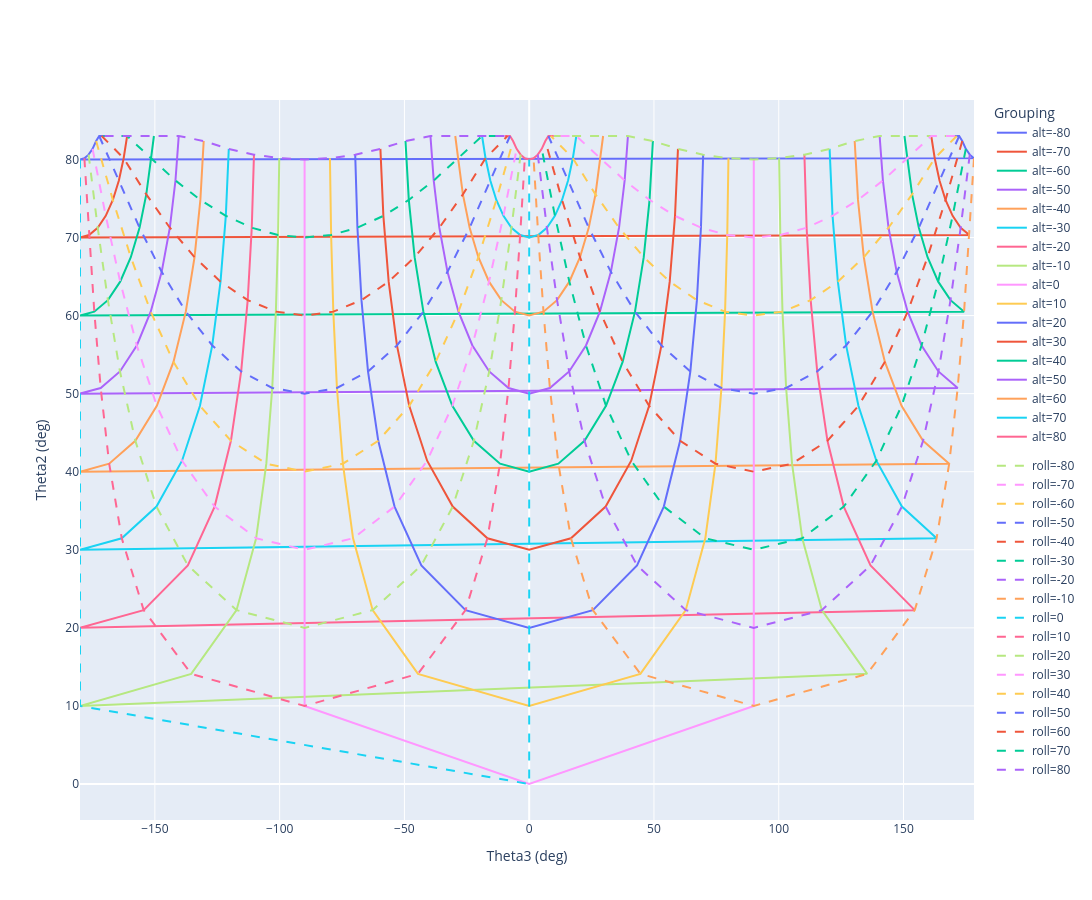

Source (notebook cell):
### Markdown cell above
# Altitude and Roll isobars in the Theta2/Theta3 space

### Code cell
fig = go.Figure()

# --- SOLID LINES: grouped by alt ---
for val in d["i_alt"].unique():
    df_sub = d[d["i_alt"] == val]
    fig.add_trace(
        go.Scatter(x=df_sub["i_theta3"], y=df_sub["i_theta2"], name=f"alt={val}",
            mode="lines", line=dict(dash="solid"), legendgroup="alt", showlegend=True)
    )

# --- DASHED LINES: grouped by roll ---
for val in d["i_roll"].unique():
    df_sub = d[d["i_roll"] == val]
    fig.add_trace(
        go.Scatter(x=df_sub["i_theta3"], y=df_sub["i_theta2"], name=f"roll={val}",
            mode="lines", line=dict(dash="dash"), legendgroup="roll", showlegend=True)
    )

fig.update_layout(
    height=900, width=1600, xaxis_title="Theta3 (deg)", yaxis_title="Theta2 (deg)", legend_title_text="Grouping"
)

fig.show()

### Figure 1 — Plotly figure (JSON) as saved in the notebook; plotly's stock layout.template omitted (floating-point values rounded to 4 significant figures)
{"data": [{"legendgroup": "alt", "line": {"dash": "solid"}, "mode": "lines", "name": "alt=-80", "showlegend": true, "type": "scatter", "x": [170.1, 170.6, 171.3, 172.3, 173.5, 175.0, 176.5, 178.2, -180.0, -178.2, -176.5, -175.0, -173.5, -172.3, -171.3, -170.6, -170.1], "y": [83.0, 83.0, 83.0, 83.0, 82.36, 81.35, 80.61, 80.15, 80.0, 80.15, 80.61, 81.35, 82.36, 83.0, 83.0, 83.0, 83.0]}, {"legendgroup": "alt", "line": {"dash": "solid"}, "mode": "lines", "name": "alt=-70", "showlegend": true, "type": "scatter", "x": [160.3, 161.1, 162.5, 164.4, 166.8, 169.7, 172.9, 176.4, -180.0, -176.4, -172.9, -169.7, -166.8, -164.4, -162.5, -161.1, -160.3], "y": [83.0, 83.0, 80.15, 77.3, 74.81, 72.77, 71.25, 70.32, 70.0, 70.32, 71.25, 72.77, 74.81, 77.3, 80.15, 83.0, 83.0]}, {"legendgroup": "alt", "line": {"dash": "solid"}, "mode": "lines", "name": "alt=-60", "showlegend": true, "type": "scatter", "x": [150.4, 151.5, 153.4, 156.1, 159.6, 163.9, 168.8, 174.3, -180.0, -174.3, -168.8, -163.9, -159.6, -156.1, -153.4, -151.5, -150.4], "y": [83.0, 80.15, 75.52, 71.25, 67.48, 64.34, 61.98, 60.5, 60.0, 60.5, 61.98, 64.34, 67.48, 71.25, 75.52, 80.15, 83.0]}, {"legendgroup": "alt", "line": {"dash": "solid"}, "mode": "lines", "name": "alt=-50", "showlegend": true, "type": "scatter", "x": [140.4, 141.7, 144.0, 147.3, 151.7, 157.2, 164.0, 171.7, -180.0, -171.7, -164.0, -157.2, -151.7, -147.3, -144.0, -141.7, -140.4], "y": [83.0, 77.3, 71.25, 65.6, 60.5, 56.17, 52.84, 50.73, 50.0, 50.73, 52.84, 56.17, 60.5, 65.6, 71.25, 77.3, 83.0]}, {"legendgroup": "alt", "line": {"dash": "solid"}, "mode": "lines", "name": "alt=-40", "showlegend": true, "type": "scatter", "x": [130.4, 131.8, 134.1, 137.6, 142.5, 149.2, 157.8, 168.3, -180.0, -168.3, -157.8, -149.2, -142.5, -137.6, -134.1, -131.8, -130.4], "y": [82.36, 74.81, 67.48, 60.5, 54.07, 48.44, 43.96, 41.03, 40.0, 41.03, 43.96, 48.44, 54.07, 60.5, 67.48, 74.81, 82.36]}, {"legendgroup": "alt", "line": {"dash": "solid"}, "mode": "lines", "name": "alt=-30", "showlegend": true, "type": "scatter", "x": [120.4, 121.6, 123.7, 127.0, 131.9, 139.1, 149.4, 163.3, -180.0, -163.3, -149.4, -139.1, -131.9, -127.0, -123.7, -121.6, -120.4], "y": [81.35, 72.77, 64.34, 56.17, 48.44, 41.41, 35.53, 31.47, 30.0, 31.47, 35.53, 41.41, 48.44, 56.17, 64.34, 72.77, 81.35]}, {"legendgroup": "alt", "line": {"dash": "solid"}, "mode": "lines", "name": "alt=-20", "showlegend": true, "type": "scatter", "x": [110.3, 111.2, 112.8, 115.4, 119.5, 126.1, 136.8, 154.5, -180.0, -154.5, -136.8, -126.1, -119.5, -115.4, -112.8, -111.2, -110.3], "y": [80.61, 71.25, 61.98, 52.84, 43.96, 35.53, 27.99, 22.27, 20.0, 22.27, 27.99, 35.53, 43.96, 52.84, 61.98, 71.25, 80.61]}, {"legendgroup": "alt", "line": {"dash": "solid"}, "mode": "lines", "name": "alt=-10", "showlegend": true, "type": "scatter", "x": [100.2, 100.6, 101.5, 103.0, 105.3, 109.4, 117.3, 135.4, -180.0, -135.4, -117.3, -109.4, -105.3, -103.0, -101.5, -100.6, -100.2], "y": [80.15, 70.32, 60.5, 50.73, 41.03, 31.47, 22.27, 14.11, 10.0, 14.11, 22.27, 31.47, 41.03, 50.73, 60.5, 70.32, 80.15]}, {"legendgroup": "alt", "line": {"dash": "solid"}, "mode": "lines", "name": "alt=0", "showlegend": true, "type": "scatter", "x": [90.0, 90.0, 90.0, 90.0, 90.0, 90.0, 90.0, 90.0, 0.0, -90.0, -90.0, -90.0, -90.0, -90.0, -90.0, -90.0, -90.0], "y": [80.0, 70.0, 60.0, 50.0, 40.0, 30.0, 20.0, 10.0, 0.0, 10.0, 20.0, 30.0, 40.0, 50.0, 60.0, 70.0, 80.0]}, {"legendgroup": "alt", "line": {"dash": "solid"}, "mode": "lines", "name": "alt=10", "showlegend": true, "type": "scatter", "x": [79.85, 79.37, 78.49, 77.04, 74.66, 70.57, 62.73, 44.56, 0.0, -44.56, -62.73, -70.57, -74.66, -77.04, -78.49, -79.37, -79.85], "y": [80.15, 70.32, 60.5, 50.73, 41.03, 31.47, 22.27, 14.11, 10.0, 14.11, 22.27, 31.47, 41.03, 50.73, 60.5, 70.32, 80.15]}, {"legendgroup": "alt", "line": {"dash": "solid"}, "mode": "lines", "name": "alt=20", "showlegend": true, "type": "scatter", "x": [69.72, 68.83, 67.2, 64.59, 60.48, 53.95, 43.22, 25.51, 0.0, -25.51, -43.22, -53.95, -60.48, -64.59, -67.2, -68.83, -69.72], "y": [80.61, 71.25, 61.98, 52.84, 43.96, 35.53, 27.99, 22.27, 20.0, 22.27, 27.99, 35.53, 43.96, 52.84, 61.98, 71.25, 80.61]}, {"legendgroup": "alt", "line": {"dash": "solid"}, "mode": "lines", "name": "alt=30", "showlegend": true, "type": "scatter", "x": [59.62, 58.43, 56.31, 53.0, 48.07, 40.89, 30.64, 16.74, 0.0, -16.74, -30.64, -40.89, -48.07, -53.0, -56.31, -58.43, -59.62], "y": [81.35, 72.77, 64.34, 56.17, 48.44, 41.41, 35.53, 31.47, 30.0, 31.47, 35.53, 41.41, 48.44, 56.17, 64.34, 72.77, 81.35]}, {"legendgroup": "alt", "line": {"dash": "solid"}, "mode": "lines", "name": "alt=40", "showlegend": true, "type": "scatter", "x": [49.57, 48.24, 45.9, 42.39, 37.45, 30.79, 22.18, 11.69, 0.0, -11.69, -22.18, -30.79, -37.45, -42.39, -45.9, -48.24, -49.57], "y": [82.36, 74.81, 67.48, 60.5, 54.07, 48.44, 43.96, 41.03, 40.0, 41.03, 43.96, 48.44, 54.07, 60.5, 67.48, 74.81, 82.36]}, {"legendgroup": "alt", "line": {"dash": "solid"}, "mode": "lines", "name": "alt=50", "showlegend": true, "type": "scatter", "x": [39.57, 38.26, 36.01, 32.73, 28.34, 22.76, 16.01, 8.29, 0.0, -8.29, -16.01, -22.76, -28.34, -32.73, -36.01, -38.26, -39.57], "y": [83.0, 77.3, 71.25, 65.6, 60.5, 56.17, 52.84, 50.73, 50.0, 50.73, 52.84, 56.17, 60.5, 65.6, 71.25, 77.3, 83.0]}, {"legendgroup": "alt", "line": {"dash": "solid"}, "mode": "lines", "name": "alt=60", "showlegend": true, "type": "scatter", "x": [29.62, 28.48, 26.57, 23.86, 20.36, 16.1, 11.17, 5.725, 0.0, -5.725, -11.17, -16.1, -20.36, -23.86, -26.57, -28.48, -29.62], "y": [83.0, 80.15, 75.52, 71.25, 67.48, 64.34, 61.98, 60.5, 60.0, 60.5, 61.98, 64.34, 67.48, 71.25, 75.52, 80.15, 83.0]}, {"legendgroup": "alt", "line": {"dash": "solid"}, "mode": "lines", "name": "alt=70", "showlegend": true, "type": "scatter", "x": [19.72, 18.88, 17.5, 15.58, 13.17, 10.31, 7.096, 3.616, 0.0, -3.616, -7.096, -10.31, -13.17, -15.58, -17.5, -18.88, -19.72], "y": [83.0, 83.0, 80.15, 77.3, 74.81, 72.77, 71.25, 70.32, 70.0, 70.32, 71.25, 72.77, 74.81, 77.3, 80.15, 83.0, 83.0]}, {"legendgroup": "alt", "line": {"dash": "solid"}, "mode": "lines", "name": "alt=80", "showlegend": true, "type": "scatter", "x": [9.851, 9.408, 8.682, 7.693, 6.466, 5.038, 3.451, 1.754, 0.0, -1.754, -3.451, -5.038, -6.466, -7.693, -8.682, -9.408, -9.851], "y": [83.0, 83.0, 83.0, 83.0, 82.36, 81.35, 80.61, 80.15, 80.0, 80.15, 80.61, 81.35, 82.36, 83.0, 83.0, 83.0, 83.0]}, {"legendgroup": "roll", "line": {"dash": "dash"}, "mode": "lines", "name": "roll=-80", "showlegend": true, "type": "scatter", "x": [170.1, 160.3, 150.4, 140.4, 130.4, 120.4, 110.3, 100.2, 90.0, 79.85, 69.72, 59.62, 49.57, 39.57, 29.62, 19.72, 9.851], "y": [83.0, 83.0, 83.0, 83.0, 82.36, 81.35, 80.61, 80.15, 80.0, 80.15, 80.61, 81.35, 82.36, 83.0, 83.0, 83.0, 83.0]}, {"legendgroup": "roll", "line": {"dash": "dash"}, "mode": "lines", "name": "roll=-70", "showlegend": true, "type": "scatter", "x": [170.6, 161.1, 151.5, 141.7, 131.8, 121.6, 111.2, 100.6, 90.0, 79.37, 68.83, 58.43, 48.24, 38.26, 28.48, 18.88, 9.408], "y": [83.0, 83.0, 80.15, 77.3, 74.81, 72.77, 71.25, 70.32, 70.0, 70.32, 71.25, 72.77, 74.81, 77.3, 80.15, 83.0, 83.0]}, {"legendgroup": "roll", "line": {"dash": "dash"}, "mode": "lines", "name": "roll=-60", "showlegend": true, "type": "scatter", "x": [171.3, 162.5, 153.4, 144.0, 134.1, 123.7, 112.8, 101.5, 90.0, 78.49, 67.2, 56.31, 45.9, 36.01, 26.57, 17.5, 8.682], "y": [83.0, 80.15, 75.52, 71.25, 67.48, 64.34, 61.98, 60.5, 60.0, 60.5, 61.98, 64.34, 67.48, 71.25, 75.52, 80.15, 83.0]}, {"legendgroup": "roll", "line": {"dash": "dash"}, "mode": "lines", "name": "roll=-50", "showlegend": true, "type": "scatter", "x": [172.3, 164.4, 156.1, 147.3, 137.6, 127.0, 115.4, 103.0, 90.0, 77.04, 64.59, 53.0, 42.39, 32.73, 23.86, 15.58, 7.693], "y": [83.0, 77.3, 71.25, 65.6, 60.5, 56.17, 52.84, 50.73, 50.0, 50.73, 52.84, 56.17, 60.5, 65.6, 71.25, 77.3, 83.0]}, {"legendgroup": "roll", "line": {"dash": "dash"}, "mode": "lines", "name": "roll=-40", "showlegend": true, "type": "scatter", "x": [173.5, 166.8, 159.6, 151.7, 142.5, 131.9, 119.5, 105.3, 90.0, 74.66, 60.48, 48.07, 37.45, 28.34, 20.36, 13.17, 6.466], "y": [82.36, 74.81, 67.48, 60.5, 54.07, 48.44, 43.96, 41.03, 40.0, 41.03, 43.96, 48.44, 54.07, 60.5, 67.48, 74.81, 82.36]}, {"legendgroup": "roll", "line": {"dash": "dash"}, "mode": "lines", "name": "roll=-30", "showlegend": true, "type": "scatter", "x": [175.0, 169.7, 163.9, 157.2, 149.2, 139.1, 126.1, 109.4, 90.0, 70.57, 53.95, 40.89, 30.79, 22.76, 16.1, 10.31, 5.038], "y": [81.35, 72.77, 64.34, 56.17, 48.44, 41.41, 35.53, 31.47, 30.0, 31.47, 35.53, 41.41, 48.44, 56.17, 64.34, 72.77, 81.35]}, {"legendgroup": "roll", "line": {"dash": "dash"}, "mode": "lines", "name": "roll=-20", "showlegend": true, "type": "scatter", "x": [176.5, 172.9, 168.8, 164.0, 157.8, 149.4, 136.8, 117.3, 90.0, 62.73, 43.22, 30.64, 22.18, 16.01, 11.17, 7.096, 3.451], "y": [80.61, 71.25, 61.98, 52.84, 43.96, 35.53, 27.99, 22.27, 20.0, 22.27, 27.99, 35.53, 43.96, 52.84, 61.98, 71.25, 80.61]}, {"legendgroup": "roll", "line": {"dash": "dash"}, "mode": "lines", "name": "roll=-10", "showlegend": true, "type": "scatter", "x": [178.2, 176.4, 174.3, 171.7, 168.3, 163.3, 154.5, 135.4, 90.0, 44.56, 25.51, 16.74, 11.69, 8.29, 5.725, 3.616, 1.754], "y": [80.15, 70.32, 60.5, 50.73, 41.03, 31.47, 22.27, 14.11, 10.0, 14.11, 22.27, 31.47, 41.03, 50.73, 60.5, 70.32, 80.15]}, {"legendgroup": "roll", "line": {"dash": "dash"}, "mode": "lines", "name": "roll=0", "showlegend": true, "type": "scatter", "x": [-180.0, -180.0, -180.0, -180.0, -180.0, -180.0, -180.0, -180.0, 0.0, 0.0, 0.0, 0.0, 0.0, 0.0, 0.0, 0.0, 0.0], "y": [80.0, 70.0, 60.0, 50.0, 40.0, 30.0, 20.0, 10.0, 0.0, 10.0, 20.0, 30.0, 40.0, 50.0, 60.0, 70.0, 80.0]}, {"legendgroup": "roll", "line": {"dash": "dash"}, "mode": "lines", "name": "roll=10", "showlegend": true, "type": "scatter", "x": [-178.2, -176.4, -174.3, -171.7, -168.3, -163.3, -154.5, -135.4, -90.0, -44.56, -25.51, -16.74, -11.69, -8.29, -5.725, -3.616, -1.754], "y": [80.15, 70.32, 60.5, 50.73, 41.03, 31.47, 22.27, 14.11, 10.0, 14.11, 22.27, 31.47, 41.03, 50.73, 60.5, 70.32, 80.15]}, {"legendgroup": "roll", "line": {"dash": "dash"}, "mode": "lines", "name": "roll=20", "showlegend": true, "type": "scatter", "x": [-176.5, -172.9, -168.8, -164.0, -157.8, -149.4, -136.8, -117.3, -90.0, -62.73, -43.22, -30.64, -22.18, -16.01, -11.17, -7.096, -3.451], "y": [80.61, 71.25, 61.98, 52.84, 43.96, 35.53, 27.99, 22.27, 20.0, 22.27, 27.99, 35.53, 43.96, 52.84, 61.98, 71.25, 80.61]}, {"legendgroup": "roll", "line": {"dash": "dash"}, "mode": "lines", "name": "roll=30", "showlegend": true, "type": "scatter", "x": [-175.0, -169.7, -163.9, -157.2, -149.2, -139.1, -126.1, -109.4, -90.0, -70.57, -53.95, -40.89, -30.79, -22.76, -16.1, -10.31, -5.038], "y": [81.35, 72.77, 64.34, 56.17, 48.44, 41.41, 35.53, 31.47, 30.0, 31.47, 35.53, 41.41, 48.44, 56.17, 64.34, 72.77, 81.35]}, {"legendgroup": "roll", "line": {"dash": "dash"}, "mode": "lines", "name": "roll=40", "showlegend": true, "type": "scatter", "x": [-173.5, -166.8, -159.6, -151.7, -142.5, -131.9, -119.5, -105.3, -90.0, -74.66, -60.48, -48.07, -37.45, -28.34, -20.36, -13.17, -6.466], "y": [82.36, 74.81, 67.48, 60.5, 54.07, 48.44, 43.96, 41.03, 40.0, 41.03, 43.96, 48.44, 54.07, 60.5, 67.48, 74.81, 82.36]}, {"legendgroup": "roll", "line": {"dash": "dash"}, "mode": "lines", "name": "roll=50", "showlegend": true, "type": "scatter", "x": [-172.3, -164.4, -156.1, -147.3, -137.6, -127.0, -115.4, -103.0, -90.0, -77.04, -64.59, -53.0, -42.39, -32.73, -23.86, -15.58, -7.693], "y": [83.0, 77.3, 71.25, 65.6, 60.5, 56.17, 52.84, 50.73, 50.0, 50.73, 52.84, 56.17, 60.5, 65.6, 71.25, 77.3, 83.0]}, {"legendgroup": "roll", "line": {"dash": "dash"}, "mode": "lines", "name": "roll=60", "showlegend": true, "type": "scatter", "x": [-171.3, -162.5, -153.4, -144.0, -134.1, -123.7, -112.8, -101.5, -90.0, -78.49, -67.2, -56.31, -45.9, -36.01, -26.57, -17.5, -8.682], "y": [83.0, 80.15, 75.52, 71.25, 67.48, 64.34, 61.98, 60.5, 60.0, 60.5, 61.98, 64.34, 67.48, 71.25, 75.52, 80.15, 83.0]}, {"legendgroup": "roll", "line": {"dash": "dash"}, "mode": "lines", "name": "roll=70", "showlegend": true, "type": "scatter", "x": [-170.6, -161.1, -151.5, -141.7, -131.8, -121.6, -111.2, -100.6, -90.0, -79.37, -68.83, -58.43, -48.24, -38.26, -28.48, -18.88, -9.408], "y": [83.0, 83.0, 80.15, 77.3, 74.81, 72.77, 71.25, 70.32, 70.0, 70.32, 71.25, 72.77, 74.81, 77.3, 80.15, 83.0, 83.0]}, {"legendgroup": "roll", "line": {"dash": "dash"}, "mode": "lines", "name": "roll=80", "showlegend": true, "type": "scatter", "x": [-170.1, -160.3, -150.4, -140.4, -130.4, -120.4, -110.3, -100.2, -90.0, -79.85, -69.72, -59.62, -49.57, -39.57, -29.62, -19.72, -9.851], "y": [83.0, 83.0, 83.0, 83.0, 82.36, 81.35, 80.61, 80.15, 80.0, 80.15, 80.61, 81.35, 82.36, 83.0, 83.0, 83.0, 83.0]}], "layout": {"height": 900, "legend": {"title": {"text": "Grouping"}}, "width": 1600, "xaxis": {"title": {"text": "Theta3 (deg)"}}, "yaxis": {"title": {"text": "Theta2 (deg)"}}}}
